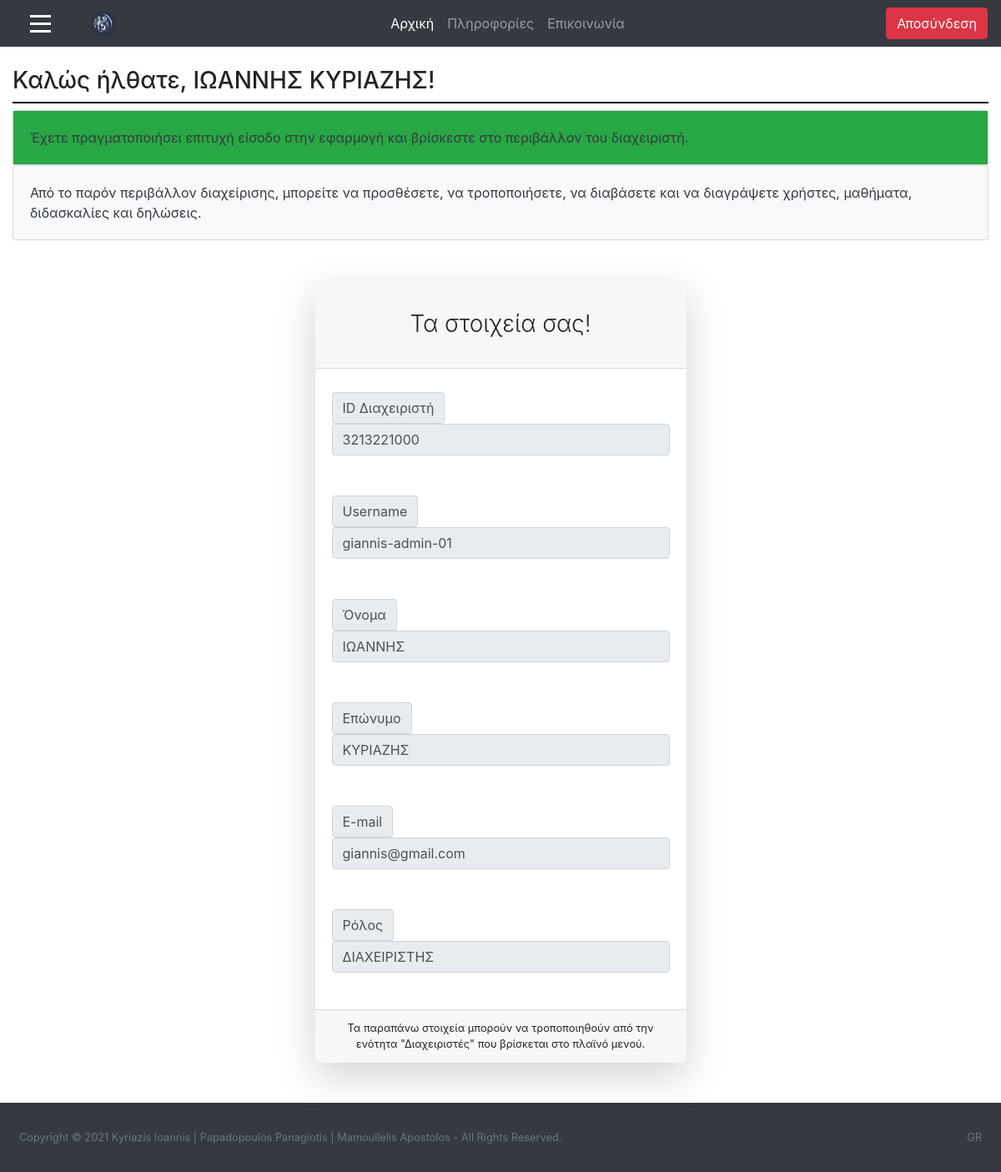
The app's page /ergasia-theorias/diaxeiristis-arxiki.php (signed in) with its own data.
### tables this page shows
CREATE TABLE `omadaxrhsth_me_diaxeiristi` (
  `id_diaxeiristi` varchar(10) NOT NULL,
  `username` varchar(50) NOT NULL
);

CREATE TABLE `diaxeiristis` (
  `id_diaxeiristi` varchar(10) NOT NULL,
  `email_diaxeiristi` varchar(50) NOT NULL,
  `onoma_diaxeiristi` varchar(50) NOT NULL,
  `eponimo_diaxeiristi` varchar(50) NOT NULL
);

CREATE TABLE `omadaxrhsth` (
  `username` varchar(50) NOT NULL,
  `password` varchar(255) NOT NULL,
  `onoma_omadaxrhsth` varchar(50) NOT NULL
);

### ergasia-theorias/diaxeiristis-arxiki.php (the view, shortened to what this page needs)
<html>
<head>
        <link rel="stylesheet" href="style.css"/>
		<link rel="stylesheet" href="https://maxcdn.bootstrapcdn.com/bootstrap/4.5.2/css/bootstrap.min.css">
		<link rel="stylesheet" href="https://maxcdn.bootstrapcdn.com/bootstrap/4.0.0/css/bootstrap.min.css">
		<link href="https://cdn.datatables.net/1.10.20/css/dataTables.bootstrap4.min.css" rel="stylesheet" />
</head>
<?php
include "diaxeiristis-elegxos.php";
include "syndesh-geniki.php";
    $select= "select * from omadaxrhsth, omadaxrhsth_me_diaxeiristi, diaxeiristis where omadaxrhsth.username = '".$_SESSION['username']."' and omadaxrhsth.username=omadaxrhsth_me_diaxeiristi.username and diaxeiristis.id_diaxeiristi=omadaxrhsth_me_diaxeiristi.id_diaxeiristi";
    $sql = mysqli_query($link,$select);
    $row = mysqli_fetch_assoc($sql);
?>
<body>
<nav class="navbar navbar-expand-md bg-dark navbar-dark">
  <span class="" style="font-size:25px; cursor:pointer;" onclick="openNav()"><div class="symvolo-menu"></div>
																			<div class="symvolo-menu"></div>
																			<div class="symvolo-menu"></div></span>
  <a class="navbar-brand ml-5" href="diaxeiristis-arxiki.php">
	<img <img src="photos/foto_panepistimiou.png" width="30" height="30" alt="">
  </a>
  <div class="collapse navbar-collapse" id="collapse_target">
  <ul class="navbar-nav text-center w-100 justify-content-center">
    <li class="nav-item active">
      <a class="nav-link" href="diaxeiristis-arxiki.php">Αρχική</a>
    </li>
	<li class="nav-item">
      <a class="nav-link" href="diaxeiristis-plirofories.php">Πληροφορίες</a>
    </li>
	<li class="nav-item">
      <a class="nav-link" href="diaxeiristis-epikoinonia.php">Επικοινωνία</a>
    </li>
  </ul>
  <ul class="nav navbar-nav ml-auto">
      <a href="logout.php" class="btn btn-danger mx-auto">
          <span class="glyphicon glyphicon-log-out"></span> Αποσύνδεση
		</a>
    </ul>
	</div>
</nav>
<body>
<div class="container-fluid">
	<h3 class="mt-4">Καλώς ήλθατε, <?php echo $row['onoma_diaxeiristi']?> <?php echo $row['eponimo_diaxeiristi']?>!</h3>
	<div class="grammikatoapotitlo"></div>
		<div class="card bg-light text-dark">
			<div class="card-body bg-success">Έχετε πραγματοποιήσει επιτυχή είσοδο στην εφαρμογή και βρίσκεστε στο περιβάλλον του διαχειριστή.</div>
		</div>
		<div class="card bg-light text-dark">
			<div class="card-body">Από το παρόν περιβάλλον διαχείρισης, μπορείτε να προσθέσετε, να τροποποιήσετε, να διαβάσετε και να διαγράψετε χρήστες, μαθήματα, διδασκαλίες και δηλώσεις.</div>
		</div>
	<div class="container">
            <div class="row justify-content-center">
                <div class="col-lg-5">
                    <div class="card shadow-lg border-0 rounded-lg mt-5">
                        <div class="card-header"><h3 class="text-center font-weight-light my-4">Τα στοιχεία σας!</h3></div>
                            <div class="card-body">
							<form name="login" action="login.php" method="post">
                                    <div class="input-group-prepend mt-2"><span class="input-group-text">ID Διαχειριστή</span></div>
									<input type="text" name="" class="form-control" value="<?php echo $row['id_diaxeiristi']; ?>" disabled>
									<div class="input-group-prepend mt-5"><span class="input-group-text">Username</span></div>
                                    <input type="text" name="" class="form-control" value="<?php echo $row['username']; ?>" disabled>
                                    <div class="input-group-prepend mt-5"><span class="input-group-text">Όνομα</span></div>
                                    <input type="text" name="" class="form-control" value="<?php echo $row['onoma_diaxeiristi']; ?>" disabled>
									<div class="input-group-prepend mt-5"><span class="input-group-text">Επώνυμο</span></div>
                                    <input type="text" name="" class="form-control" value="<?php echo $row['eponimo_diaxeiristi']; ?>" disabled>
									<div class="input-group-prepend mt-5"><span class="input-group-text">E-mail</span></div>
                                    <input type="text" name="" class="form-control" value="<?php echo $row['email_diaxeiristi']; ?>" disabled>
									<div class="input-group-prepend mt-5"><span class="input-group-text">Ρόλος</span></div>
                                    <input type="text" name="" class="form-control" value="<?php echo $row['onoma_omadaxrhsth']; ?>" disabled>
                            </form>
                        </div>
                        <div class="card-footer text-center">
                            <div class="small">Τα παραπάνω στοιχεία μπορούν να τροποποιηθούν από την ενότητα "Διαχειριστές" που βρίσκεται στο πλαϊνό μενού.</div>
                            </div>
                        </div>
                </div>
            </div>
        </div>
</div>
<footer class="py-4 bg-dark mt-auto">
    <div class="container-fluid">
        <div class="d-flex small">
            <div class="text-muted p-2">Copyright © 2021 Kyriazis Ioannis | Papadopoulos Panagiotis | Mamoullelis Apostolos - All Rights Reserved.</div>
            <div class="text-muted ml-auto p-2">GR</div>
    </div>
</footer>
</body>
</html>

### ergasia-theorias/style.css (style rules this page uses)
.grammikatoapotitlo { display: block; margin-top: 0.5em; margin-bottom: 0.5em; margin-left: 0px; border-style: inset; border-width: 1px; border: 1px solid #000000; }
.symvolo-menu { width: 25px; height: 3px; background-color: white; margin: 6px 0; margin-left: 20px; }

### ergasia-theorias/diaxeiristis-arxiki.php (style rules this page uses)
.symvolo-menu { width: 25px; height: 3px; background-color: white; margin: 6px 0; margin-left: 20px; }

### records on screen
omadaxrhsth_me_diaxeiristi: id_diaxeiristi.onoma_diaxeiristi "ΙΩΑΝΝΗΣ", id_diaxeiristi.eponimo_diaxeiristi "ΚΥΡΙΑΖΗΣ", id_diaxeiristi.id_diaxeiristi "3213221000", username "giannis-admin-01", id_diaxeiristi.email_diaxeiristi "giannis@gmail.com", username.onoma_omadaxrhsth "ΔΙΑΧΕΙΡΙΣΤΗΣ"
